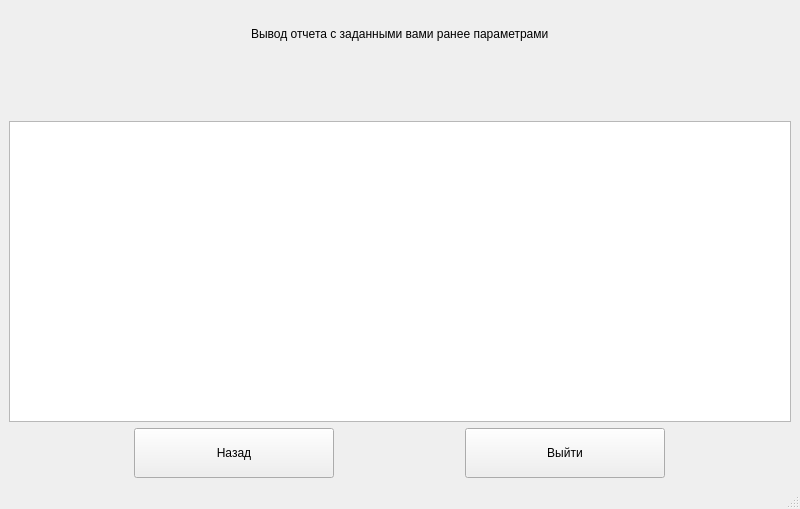
<?xml version="1.0" encoding="UTF-8"?>
<ui version="4.0">
 <class>AdminReportWindow</class>
 <widget class="QMainWindow" name="AdminReportWindow">
  <property name="geometry">
   <rect>
    <x>0</x>
    <y>0</y>
    <width>800</width>
    <height>509</height>
   </rect>
  </property>
  <property name="windowTitle">
   <string>Вывод отчета</string>
  </property>
  <widget class="QWidget" name="centralwidget">
   <layout class="QVBoxLayout" name="verticalLayout">
    <item alignment="Qt::AlignHCenter|Qt::AlignTop">
     <widget class="QLabel" name="HeadingLabel">
      <property name="minimumSize">
       <size>
        <width>0</width>
        <height>50</height>
       </size>
      </property>
      <property name="maximumSize">
       <size>
        <width>16777215</width>
        <height>50</height>
       </size>
      </property>
      <property name="text">
       <string>Вывод отчета с заданными вами ранее параметрами</string>
      </property>
     </widget>
    </item>
    <item>
     <widget class="QLabel" name="StatusLabel">
      <property name="minimumSize">
       <size>
        <width>0</width>
        <height>50</height>
       </size>
      </property>
      <property name="maximumSize">
       <size>
        <width>16777215</width>
        <height>50</height>
       </size>
      </property>
      <property name="text">
       <string/>
      </property>
     </widget>
    </item>
    <item>
     <widget class="QTableView" name="TableView">
      <property name="minimumSize">
       <size>
        <width>0</width>
        <height>0</height>
       </size>
      </property>
      <property name="maximumSize">
       <size>
        <width>16777215</width>
        <height>16777215</height>
       </size>
      </property>
     </widget>
    </item>
    <item>
     <layout class="QHBoxLayout" name="horizontalLayout">
      <item>
       <widget class="QPushButton" name="BackPushButton">
        <property name="minimumSize">
         <size>
          <width>150</width>
          <height>50</height>
         </size>
        </property>
        <property name="maximumSize">
         <size>
          <width>200</width>
          <height>50</height>
         </size>
        </property>
        <property name="text">
         <string>Назад</string>
        </property>
       </widget>
      </item>
      <item>
       <widget class="QPushButton" name="QuitPushButton">
        <property name="minimumSize">
         <size>
          <width>150</width>
          <height>50</height>
         </size>
        </property>
        <property name="maximumSize">
         <size>
          <width>200</width>
          <height>50</height>
         </size>
        </property>
        <property name="text">
         <string>Выйти</string>
        </property>
       </widget>
      </item>
     </layout>
    </item>
   </layout>
  </widget>
  <widget class="QStatusBar" name="statusbar"/>
 </widget>
 <resources/>
 <connections/>
</ui>
